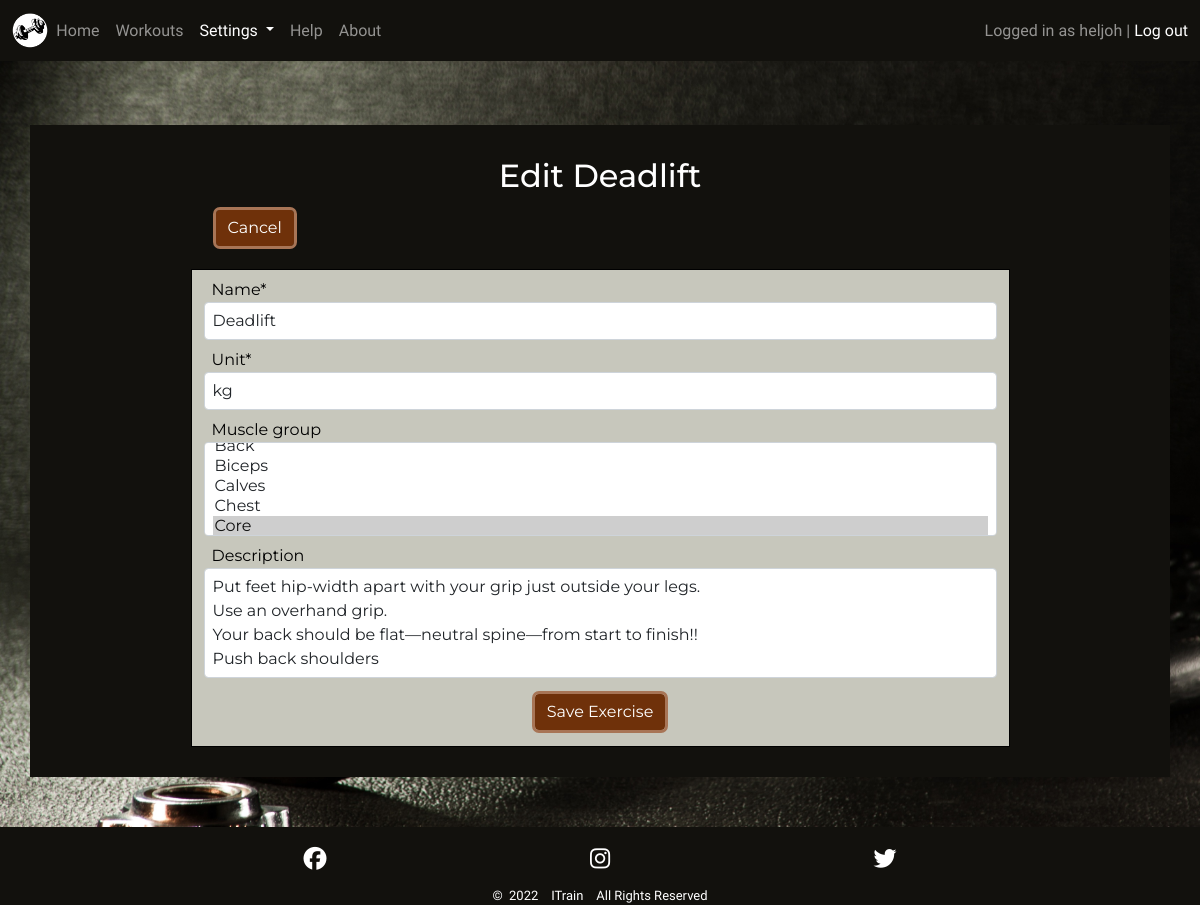
Screenshot of /settings/edit_exercise/30/ (signed in) with the database file from the repository.
### setup/models.py (models this page shows, shortened)
class Exercise(models.Model):
    name = models.CharField(max_length=30, null=False, blank=False)
    created_by = models.ForeignKey(User, on_delete=models.CASCADE)
    unit = models.ForeignKey(ExerciseUnit, null=False, blank=False,
                             on_delete=models.SET_DEFAULT,
                             default=get_default_exercise_unit)
    muscle_group = models.ManyToManyField(MuscleGroup, blank=True,
                                          related_name='muscle_groups')
    description = models.TextField(max_length=200, blank=True)
    class Meta:
        ordering = ['name']

class ExerciseUnit(models.Model):
    name = models.CharField(max_length=5, unique=True, null=False, blank=False)
    class Meta:
        ordering = ['name']
    def __str__(self):
        return self.name

class MuscleGroup(models.Model):
    name = models.CharField(max_length=30, null=False, blank=False)
    created_by = models.ForeignKey(User, on_delete=models.CASCADE)
    class Meta:
        ordering = ['name']
    def __str__(self):
        return self.name

### setup/views.py (the view, shortened to what this page needs)
# urls.py: path('settings/edit_exercise/<int:exercise_id>/', edit_exercise,
@login_required
def edit_exercise(request, exercise_id):
    exercise = get_object_or_404(Exercise, id=exercise_id)
    user = request.user
    exercise_form = ExerciseForm(instance=exercise)
    filter = [request.user.username, "itrainadmin"]
    exercise_form.fields['muscle_group'].queryset = \
        MuscleGroup.objects.filter(created_by__username__in=filter)
    context = {
        'form': exercise_form,
        'exercise': exercise,
    }
    return render(request, 'setup/edit_exercise.html', context)

### setup/forms.py
class ExerciseForm(forms.ModelForm):
    unit = forms.ModelChoiceField(queryset=ExerciseUnit.objects.all(),
                                  empty_label='Select a Unit, - for none')
    muscle_group = forms.ModelMultipleChoiceField(
        queryset=MuscleGroup.objects.all(), required=False)
    class Meta:
        model = Exercise
        fields = ['name',
                  'unit',
                  'muscle_group',
                  'description',
                  ]
        widgets = {
            'name': forms.TextInput(
                attrs={
                    'placeholder': 'Enter Exercise Name',
                    }
                    ),
            'description': forms.Textarea(
                attrs={
                    'rows': 4,
                    'placeholder': 'Enter a description of the exercise',
                    }
                    ),
        }

### setup/templates/setup/edit_exercise.html (shortened to what this page needs)
{% extends 'base.html' %}
{% block content %}
{%load crispy_forms_tags %}
<div class="jumbotron container p1 p-sm-2 mt-md-3">
    <div class="jumbotron-head justify-content-center text-center mt-3">
        <h2 class="pt-2">Edit {{ exercise.name }}</h2>
        <div class="container-md content-list-container ps-sm-4 pe-sm-4 dark-clr text-start">
            <div class="clearfix text-center">
                <a href="{% url 'exercises' %}">
                    <button class="btn float-sm-start ms-2 mb-2">Cancel</button>
                </a>
            </div>
            <div class="row session-workout content-list row-cols-1 ">
                <form action="{% url 'edit_exercise' exercise.id %}" method="POST">
                    {{ form | crispy }}
                    <div class="text-center pt-3 pb-3">
                        <input type="submit" class="btn" value="Save Exercise">
                    </div>
                </form>
            </div>
        </div>
    </div>
</div>
{% endblock content%}

### templates/base.html (shortened to what this page needs)
{% load static %}
<!DOCTYPE html>
<html lang="en">
<head>
    <link href="https://cdn.jsdelivr.net/npm/bootstrap@5.1.3/dist/css/bootstrap.min.css" rel="stylesheet"
>
    <link rel="stylesheet" href="{% static 'css/style.css' %}">
</head>
<body class="flex">
    <header class="flex primary-header">
        <nav class="navbar navbar-expand-lg navbar-dark">
            <div class="container-fluid">
                <a class="navbar-brand me-0" href="{% url 'home' %}" aria-label="Go to Home">
                    <img class="icon" src="{% static 'images/nav_icon.png' %}" alt="Itrain Icon">
                </a>
                <div class="collapse navbar-collapse" id="navbarToggler">
                    <ul class="navbar-nav me-auto mb-2 mb-lg-0">
                        <li class="nav-item">
                            <a class="nav-link {% if 'home' in request.path %} active {% endif %}"
                                href="{% url 'home' %}" aria-label="Go to Home">Home</a>
                        </li>
                        {% if user.is_authenticated %}
                        <li class="nav-item">
                            <a class="nav-link {% if 'workout' in request.path %} active {% endif %}"
                                href="{% url 'workouts' %}" aria-label="Go to Workouts">Workouts</a>
                        </li>
                        <li class="nav-item dropdown">
                            <a class="nav-link dropdown-toggle {% if 'settings' in request.path %} active {% endif %}"
                                href="#" id="navbarScrollingDropdown" role="button" data-bs-toggle="dropdown"
                                aria-expanded="false" aria-label="Open settings">
                                Settings
                            </a>
                        </li>
                        <li class="nav-item">
                            <a class="nav-link {% if 'help' in request.path %} active {% endif %}"
                                href="#" aria-label="Go to Workouts">Help</a>
                        </li>
                        {% endif %}
                        <li class="nav-item">
                            <a class="nav-link {% if 'about' in request.path %} active {% endif %}"
                            href="{% url 'about' %}" aria-label="Go to About">About</a>
                        </li>
                    </ul>
                    {% if user.is_authenticated %}
                    <span class="navbar-text">
                        Logged in as {{ user.username }}&nbsp;|&nbsp;<a href="{% url 'logout' %}"
                            aria-label="Go to Log out">Log out</a>
                    </span>
                    {% else %}
                    <span class="navbar-text">
                        <a href="{% url 'login' %}" aria-label="Go to Sign up">Log in / Sign up</a>
                    </span>
                    {% endif %}
                </div>
            </div>
        </nav>
    </header>
    <section class="mt-sm-5 mb-sm-5">
        {% block content %}
        {% endblock %}
    </section>
    <footer>
        <div class="container">
            <div class="row justify-content-center">
                <div class="col-md-9 text-center mt-3">
                    <div class="row mb-2 social-links">
                        <div class="col-4">
                            <a href="https://www.facebook.com/" target="_blank" rel="noopener"
                                aria-label="Link to ITrain's Facebook page"><span><i
                                        class="fa-brands fa-facebook light-clr"></i></span></a>
                        </div>
                        <div class="col-4">
                            <a href="https://www.instagram.com/" target="_blank" rel="noopener"
                                aria-label="Link to ITrain's Instagram page"><span><i
                                        class="fa-brands fa-instagram light-clr"></i></span></a>
                        </div>
                        <div class="col-4">
                            <a href="https://www.twitter.com/" target="_blank" rel="noopener"
                                aria-label="Link to ITrain's Twitter page"><span><i
                                        class="fa-brands fa-twitter light-clr"></i></span></a>
                        </div>
                    </div>
                </div>
                <div class="copyright col-md-9 text-center">
                    <p class="mb-0">&copy;&nbsp; 2022 &nbsp;&nbsp; ITrain &nbsp;&nbsp; All Rights
                        Reserved</p>
                </div>
            </div>
        </div>
    </footer>
</body>
</html>

### static/css/style.css (style rules this page uses)
body { font-family: 'IM Fell English', serif; color: white; min-height: 100vh; display: flex; flex-direction: column; justify-content: flex-start; background: url('../images/dumbbell.jpg'); overflow-x: hidden; -webkit-background-size: cover; -moz-background-size: cover; -o-background-size: cover; background-size: cover; }
.dark-clr { color: black; }
.light-clr { color: white; }
a { text-decoration: none; }
.btn { outline: solid #A87556; color: white; background-color: #6F310A; border: none; box-shadow: 0 0 0 0; }
section { color: black; font-family: 'Montserrat', sans-serif; min-height: 70%; min-height: -webkit-calc(100% - 186px); min-height: -moz-calc(100% - 186px); min-height: calc(100% - 186px); }
.navbar { background-color: #12110D; }
.icon { height: 35px; }
footer { background-color: #12110D; margin-top: auto; }
.social-links a { font-size: 23px; }
.copyright { font-size: small; }
.jumbotron { background-color: #12110D; color: white; height: 72vh; overflow: auto; }
.content-list-container { width: 75%; }
.content-list { background-color: #C7C7BC; border: solid 1px black; }
ul { height: 100%; padding: 0px 5px 0px 20px; padding-inline-start: 5px; }
li { list-style-type: none; margin: 0; padding: 0; }
.clearfix { margin: 15px 5px; }
label { padding-left: 0.5rem; padding-top: 0.5rem; }
textarea { resize: none; }
.form-control { padding: 0.375rem 0.5rem }
.session-workout { margin-bottom: 1.5rem; }

### rows the page displays
Exercise: name "Deadlift", unit "kg", description "Put feet hip-width apart with your grip just outside your legs. Use an overhand grip. Your back should be flat—neutral spine—from start to finish!! Push back shoulders"

### other values shown
{{ user.username }} "heljoh"
